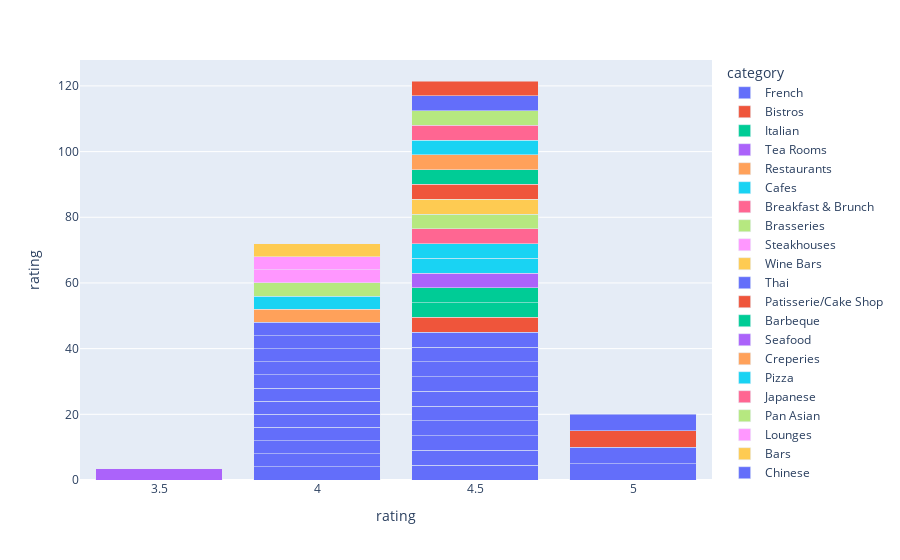

The notebook cell this image was saved under:
### Code cell
# df = business_df
fig = px.bar(df, x = df['rating'], y=df['rating'],color=df['category'], barmode = 'stack')
fig.show()

### Figure 1 — Plotly figure (JSON) as saved in the notebook; plotly's stock layout.template omitted (floating-point values rounded to 4 significant figures)
{"data": [{"alignmentgroup": "True", "hovertemplate": "category=French<br>rating=%{y}<extra></extra>", "legendgroup": "French", "marker": {"color": "#636efa", "pattern": {"shape": ""}}, "name": "French", "offsetgroup": "French", "orientation": "v", "showlegend": true, "textposition": "auto", "type": "bar", "x": [4.5, 4.5, 4.5, 4, 4, 4, 5, 4.5, 4.5, 4, 4, 4, 5, 4.5, 4, 4.5, 4, 4.5, 4, 4, 4.5, 4, 4.5, 4], "xaxis": "x", "y": [4.5, 4.5, 4.5, 4, 4, 4, 5, 4.5, 4.5, 4, 4, 4, 5, 4.5, 4, 4.5, 4, 4.5, 4, 4, 4.5, 4, 4.5, 4], "yaxis": "y"}, {"alignmentgroup": "True", "hovertemplate": "category=Bistros<br>rating=%{y}<extra></extra>", "legendgroup": "Bistros", "marker": {"color": "#EF553B", "pattern": {"shape": ""}}, "name": "Bistros", "offsetgroup": "Bistros", "orientation": "v", "showlegend": true, "textposition": "auto", "type": "bar", "x": [4.5, 5], "xaxis": "x", "y": [4.5, 5], "yaxis": "y"}, {"alignmentgroup": "True", "hovertemplate": "category=Italian<br>rating=%{y}<extra></extra>", "legendgroup": "Italian", "marker": {"color": "#00cc96", "pattern": {"shape": ""}}, "name": "Italian", "offsetgroup": "Italian", "orientation": "v", "showlegend": true, "textposition": "auto", "type": "bar", "x": [4.5, 4.5], "xaxis": "x", "y": [4.5, 4.5], "yaxis": "y"}, {"alignmentgroup": "True", "hovertemplate": "category=Tea Rooms<br>rating=%{y}<extra></extra>", "legendgroup": "Tea Rooms", "marker": {"color": "#ab63fa", "pattern": {"shape": ""}}, "name": "Tea Rooms", "offsetgroup": "Tea Rooms", "orientation": "v", "showlegend": true, "textposition": "auto", "type": "bar", "x": [4.5], "xaxis": "x", "y": [4.5], "yaxis": "y"}, {"alignmentgroup": "True", "hovertemplate": "category=Restaurants<br>rating=%{y}<extra></extra>", "legendgroup": "Restaurants", "marker": {"color": "#FFA15A", "pattern": {"shape": ""}}, "name": "Restaurants", "offsetgroup": "Restaurants", "orientation": "v", "showlegend": true, "textposition": "auto", "type": "bar", "x": [4], "xaxis": "x", "y": [4], "yaxis": "y"}, {"alignmentgroup": "True", "hovertemplate": "category=Cafes<br>rating=%{y}<extra></extra>", "legendgroup": "Cafes", "marker": {"color": "#19d3f3", "pattern": {"shape": ""}}, "name": "Cafes", "offsetgroup": "Cafes", "orientation": "v", "showlegend": true, "textposition": "auto", "type": "bar", "x": [4.5, 4.5, 4], "xaxis": "x", "y": [4.5, 4.5, 4], "yaxis": "y"}, {"alignmentgroup": "True", "hovertemplate": "category=Breakfast & Brunch<br>rating=%{y}<extra></extra>", "legendgroup": "Breakfast & Brunch", "marker": {"color": "#FF6692", "pattern": {"shape": ""}}, "name": "Breakfast & Brunch", "offsetgroup": "Breakfast & Brunch", "orientation": "v", "showlegend": true, "textposition": "auto", "type": "bar", "x": [4.5], "xaxis": "x", "y": [4.5], "yaxis": "y"}, {"alignmentgroup": "True", "hovertemplate": "category=Brasseries<br>rating=%{y}<extra></extra>", "legendgroup": "Brasseries", "marker": {"color": "#B6E880", "pattern": {"shape": ""}}, "name": "Brasseries", "offsetgroup": "Brasseries", "orientation": "v", "showlegend": true, "textposition": "auto", "type": "bar", "x": [4.5, 4], "xaxis": "x", "y": [4.5, 4], "yaxis": "y"}, {"alignmentgroup": "True", "hovertemplate": "category=Steakhouses<br>rating=%{y}<extra></extra>", "legendgroup": "Steakhouses", "marker": {"color": "#FF97FF", "pattern": {"shape": ""}}, "name": "Steakhouses", "offsetgroup": "Steakhouses", "orientation": "v", "showlegend": true, "textposition": "auto", "type": "bar", "x": [4], "xaxis": "x", "y": [4], "yaxis": "y"}, {"alignmentgroup": "True", "hovertemplate": "category=Wine Bars<br>rating=%{y}<extra></extra>", "legendgroup": "Wine Bars", "marker": {"color": "#FECB52", "pattern": {"shape": ""}}, "name": "Wine Bars", "offsetgroup": "Wine Bars", "orientation": "v", "showlegend": true, "textposition": "auto", "type": "bar", "x": [4.5], "xaxis": "x", "y": [4.5], "yaxis": "y"}, {"alignmentgroup": "True", "hovertemplate": "category=Thai<br>rating=%{y}<extra></extra>", "legendgroup": "Thai", "marker": {"color": "#636efa", "pattern": {"shape": ""}}, "name": "Thai", "offsetgroup": "Thai", "orientation": "v", "showlegend": true, "textposition": "auto", "type": "bar", "x": [5], "xaxis": "x", "y": [5], "yaxis": "y"}, {"alignmentgroup": "True", "hovertemplate": "category=Patisserie/Cake Shop<br>rating=%{y}<extra></extra>", "legendgroup": "Patisserie/Cake Shop", "marker": {"color": "#EF553B", "pattern": {"shape": ""}}, "name": "Patisserie/Cake Shop", "offsetgroup": "Patisserie/Cake Shop", "orientation": "v", "showlegend": true, "textposition": "auto", "type": "bar", "x": [4.5], "xaxis": "x", "y": [4.5], "yaxis": "y"}, {"alignmentgroup": "True", "hovertemplate": "category=Barbeque<br>rating=%{y}<extra></extra>", "legendgroup": "Barbeque", "marker": {"color": "#00cc96", "pattern": {"shape": ""}}, "name": "Barbeque", "offsetgroup": "Barbeque", "orientation": "v", "showlegend": true, "textposition": "auto", "type": "bar", "x": [4.5], "xaxis": "x", "y": [4.5], "yaxis": "y"}, {"alignmentgroup": "True", "hovertemplate": "category=Seafood<br>rating=%{y}<extra></extra>", "legendgroup": "Seafood", "marker": {"color": "#ab63fa", "pattern": {"shape": ""}}, "name": "Seafood", "offsetgroup": "Seafood", "orientation": "v", "showlegend": true, "textposition": "auto", "type": "bar", "x": [3.5], "xaxis": "x", "y": [3.5], "yaxis": "y"}, {"alignmentgroup": "True", "hovertemplate": "category=Creperies<br>rating=%{y}<extra></extra>", "legendgroup": "Creperies", "marker": {"color": "#FFA15A", "pattern": {"shape": ""}}, "name": "Creperies", "offsetgroup": "Creperies", "orientation": "v", "showlegend": true, "textposition": "auto", "type": "bar", "x": [4.5], "xaxis": "x", "y": [4.5], "yaxis": "y"}, {"alignmentgroup": "True", "hovertemplate": "category=Pizza<br>rating=%{y}<extra></extra>", "legendgroup": "Pizza", "marker": {"color": "#19d3f3", "pattern": {"shape": ""}}, "name": "Pizza", "offsetgroup": "Pizza", "orientation": "v", "showlegend": true, "textposition": "auto", "type": "bar", "x": [4.5], "xaxis": "x", "y": [4.5], "yaxis": "y"}, {"alignmentgroup": "True", "hovertemplate": "category=Japanese<br>rating=%{y}<extra></extra>", "legendgroup": "Japanese", "marker": {"color": "#FF6692", "pattern": {"shape": ""}}, "name": "Japanese", "offsetgroup": "Japanese", "orientation": "v", "showlegend": true, "textposition": "auto", "type": "bar", "x": [4.5], "xaxis": "x", "y": [4.5], "yaxis": "y"}, {"alignmentgroup": "True", "hovertemplate": "category=Pan Asian<br>rating=%{y}<extra></extra>", "legendgroup": "Pan Asian", "marker": {"color": "#B6E880", "pattern": {"shape": ""}}, "name": "Pan Asian", "offsetgroup": "Pan Asian", "orientation": "v", "showlegend": true, "textposition": "auto", "type": "bar", "x": [4.5], "xaxis": "x", "y": [4.5], "yaxis": "y"}, {"alignmentgroup": "True", "hovertemplate": "category=Lounges<br>rating=%{y}<extra></extra>", "legendgroup": "Lounges", "marker": {"color": "#FF97FF", "pattern": {"shape": ""}}, "name": "Lounges", "offsetgroup": "Lounges", "orientation": "v", "showlegend": true, "textposition": "auto", "type": "bar", "x": [4], "xaxis": "x", "y": [4], "yaxis": "y"}, {"alignmentgroup": "True", "hovertemplate": "category=Bars<br>rating=%{y}<extra></extra>", "legendgroup": "Bars", "marker": {"color": "#FECB52", "pattern": {"shape": ""}}, "name": "Bars", "offsetgroup": "Bars", "orientation": "v", "showlegend": true, "textposition": "auto", "type": "bar", "x": [4], "xaxis": "x", "y": [4], "yaxis": "y"}, {"alignmentgroup": "True", "hovertemplate": "category=Chinese<br>rating=%{y}<extra></extra>", "legendgroup": "Chinese", "marker": {"color": "#636efa", "pattern": {"shape": ""}}, "name": "Chinese", "offsetgroup": "Chinese", "orientation": "v", "showlegend": true, "textposition": "auto", "type": "bar", "x": [4.5], "xaxis": "x", "y": [4.5], "yaxis": "y"}, {"alignmentgroup": "True", "hovertemplate": "category=Pubs<br>rating=%{y}<extra></extra>", "legendgroup": "Pubs", "marker": {"color": "#EF553B", "pattern": {"shape": ""}}, "name": "Pubs", "offsetgroup": "Pubs", "orientation": "v", "showlegend": true, "textposition": "auto", "type": "bar", "x": [4.5], "xaxis": "x", "y": [4.5], "yaxis": "y"}], "layout": {"autosize": true, "barmode": "stack", "legend": {"title": {"text": "category"}, "tracegroupgap": 0}, "margin": {"t": 60}, "xaxis": {"anchor": "y", "autorange": true, "domain": [0, 1], "range": [3.25, 5.25], "title": {"text": "rating"}, "type": "linear"}, "yaxis": {"anchor": "x", "autorange": true, "domain": [0, 1], "range": [0, 127.9], "title": {"text": "rating"}, "type": "linear"}}}
